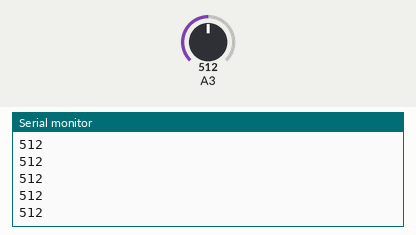
Recording of a sketch running on a simulated Arduino Uno, built with avr-gcc and run on an emulated ATmega328P. Shown: the last lines printed to the serial monitor. The test bench sets the inputs (shaded band); at power-on: A3 = 512.

Above: at 1.2 s.
1.3 s: A3 set to 716
At 2.2 s:
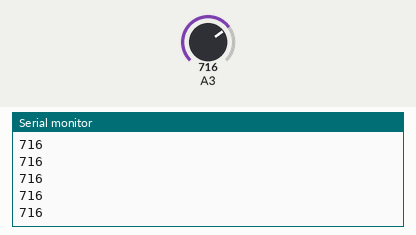
2.8 s: A3 set to 900
At 3.4 s:
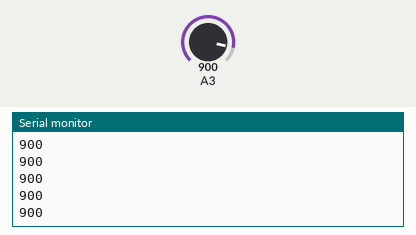
Timing chart, 0 to 5.8 s (numbered marks = the images above; inputs shaded):
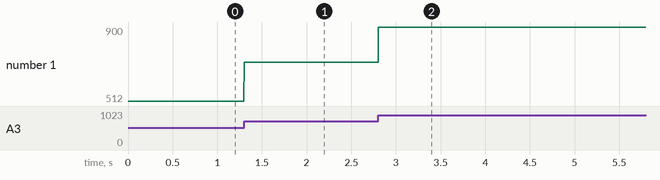

Measured:
- after the input at 1.3 s, the serial monitor: prints a new line at once (image 1)
- after the input at 2.8 s, the serial monitor: prints a new line at once (image 2)
- plotted number 1: 512 → 716 after the input at 1.3 s, 716 → 900 after the input at 2.8 s

The sketch:

sketch_sep02a.ino
```cpp
void setup() {
  Serial.begin(115200);

}

void loop() {
  Serial.println(analogRead(3));
  delay(3);
}
```
